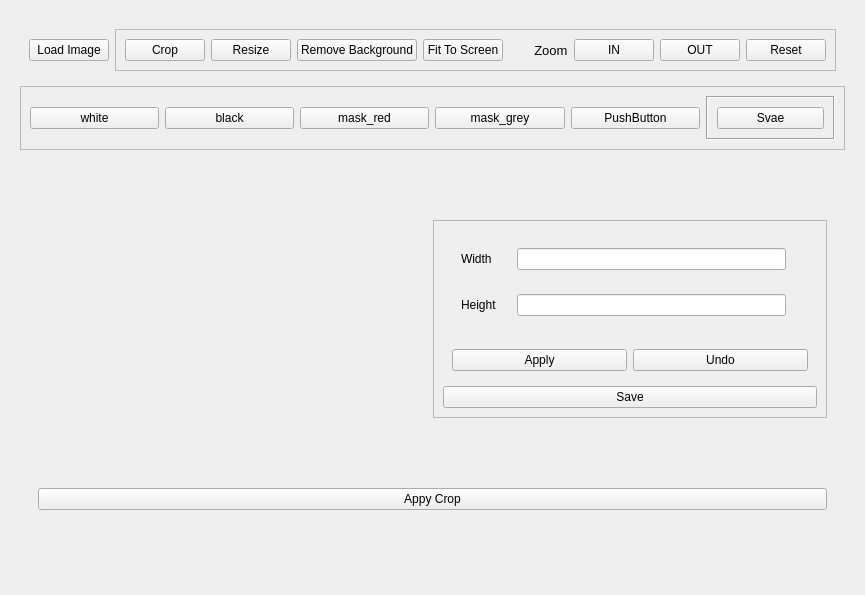
<?xml version="1.0" encoding="UTF-8"?>
<ui version="4.0">
 <class>Form</class>
 <widget class="QWidget" name="Form">
  <property name="geometry">
   <rect>
    <x>0</x>
    <y>0</y>
    <width>813</width>
    <height>595</height>
   </rect>
  </property>
  <property name="windowTitle">
   <string>Demo</string>
  </property>
  <layout class="QVBoxLayout" name="verticalLayout">
   <item>
    <widget class="QWidget" name="widget" native="true">
     <layout class="QVBoxLayout" name="verticalLayout_2">
      <item>
       <widget class="QWidget" name="option_wd" native="true">
        <property name="sizePolicy">
         <sizepolicy hsizetype="Preferred" vsizetype="Fixed">
          <horstretch>0</horstretch>
          <verstretch>0</verstretch>
         </sizepolicy>
        </property>
        <layout class="QHBoxLayout" name="horizontalLayout">
         <item>
          <widget class="QPushButton" name="load_img_pb">
           <property name="text">
            <string>Load Image</string>
           </property>
          </widget>
         </item>
         <item>
          <widget class="QFrame" name="zoom_frm_wd">
           <property name="frameShape">
            <enum>QFrame::StyledPanel</enum>
           </property>
           <property name="frameShadow">
            <enum>QFrame::Raised</enum>
           </property>
           <layout class="QHBoxLayout" name="horizontalLayout_2">
            <item>
             <widget class="QPushButton" name="crop_pb">
              <property name="text">
               <string>Crop</string>
              </property>
             </widget>
            </item>
            <item>
             <widget class="QPushButton" name="resize_pb">
              <property name="text">
               <string>Resize</string>
              </property>
             </widget>
            </item>
            <item>
             <widget class="QPushButton" name="r_bg_pb">
              <property name="text">
               <string>Remove Background</string>
              </property>
             </widget>
            </item>
            <item>
             <widget class="QPushButton" name="fit_to_screen_pb">
              <property name="text">
               <string>Fit To Screen</string>
              </property>
             </widget>
            </item>
            <item>
             <widget class="QLabel" name="label">
              <property name="font">
               <font>
                <pointsize>10</pointsize>
               </font>
              </property>
              <property name="text">
               <string>       Zoom</string>
              </property>
             </widget>
            </item>
            <item>
             <widget class="QPushButton" name="zoom_in_pb">
              <property name="text">
               <string>IN</string>
              </property>
             </widget>
            </item>
            <item>
             <widget class="QPushButton" name="zoom_out_pb">
              <property name="text">
               <string>OUT</string>
              </property>
             </widget>
            </item>
            <item>
             <widget class="QPushButton" name="reset_zoom_pb">
              <property name="text">
               <string>Reset</string>
              </property>
             </widget>
            </item>
           </layout>
          </widget>
         </item>
        </layout>
       </widget>
      </item>
      <item>
       <widget class="QFrame" name="remove_bg_wd">
        <property name="sizePolicy">
         <sizepolicy hsizetype="Preferred" vsizetype="Fixed">
          <horstretch>0</horstretch>
          <verstretch>0</verstretch>
         </sizepolicy>
        </property>
        <property name="frameShape">
         <enum>QFrame::StyledPanel</enum>
        </property>
        <property name="frameShadow">
         <enum>QFrame::Raised</enum>
        </property>
        <layout class="QHBoxLayout" name="horizontalLayout_5">
         <item>
          <widget class="QPushButton" name="white_bg_pb">
           <property name="text">
            <string>white</string>
           </property>
          </widget>
         </item>
         <item>
          <widget class="QPushButton" name="black_bg_pb">
           <property name="text">
            <string>black</string>
           </property>
          </widget>
         </item>
         <item>
          <widget class="QPushButton" name="mask_red_pb">
           <property name="text">
            <string>mask_red</string>
           </property>
          </widget>
         </item>
         <item>
          <widget class="QPushButton" name="mask_grey_pb">
           <property name="text">
            <string>mask_grey</string>
           </property>
          </widget>
         </item>
         <item>
          <widget class="QPushButton" name="pushButton_4">
           <property name="text">
            <string>PushButton</string>
           </property>
          </widget>
         </item>
         <item>
          <widget class="QFrame" name="frame">
           <property name="frameShape">
            <enum>QFrame::Box</enum>
           </property>
           <property name="frameShadow">
            <enum>QFrame::Sunken</enum>
           </property>
           <layout class="QVBoxLayout" name="verticalLayout_6">
            <item>
             <widget class="QPushButton" name="save_bg_pb">
              <property name="text">
               <string>Svae</string>
              </property>
             </widget>
            </item>
           </layout>
          </widget>
         </item>
        </layout>
       </widget>
      </item>
      <item>
       <widget class="QWidget" name="img_wd" native="true">
        <layout class="QVBoxLayout" name="verticalLayout_3">
         <item>
          <layout class="QVBoxLayout" name="img_lay"/>
         </item>
         <item>
          <widget class="QWidget" name="img_option_wd" native="true">
           <property name="sizePolicy">
            <sizepolicy hsizetype="Preferred" vsizetype="Fixed">
             <horstretch>0</horstretch>
             <verstretch>0</verstretch>
            </sizepolicy>
           </property>
           <layout class="QHBoxLayout" name="horizontalLayout_3">
            <item>
             <spacer name="horizontalSpacer">
              <property name="orientation">
               <enum>Qt::Horizontal</enum>
              </property>
              <property name="sizeHint" stdset="0">
               <size>
                <width>40</width>
                <height>20</height>
               </size>
              </property>
             </spacer>
            </item>
            <item>
             <widget class="QFrame" name="resize_wd">
              <property name="frameShape">
               <enum>QFrame::StyledPanel</enum>
              </property>
              <property name="frameShadow">
               <enum>QFrame::Raised</enum>
              </property>
              <layout class="QVBoxLayout" name="verticalLayout_4">
               <item>
                <widget class="QWidget" name="widget_6" native="true">
                 <layout class="QVBoxLayout" name="verticalLayout_5">
                  <item>
                   <widget class="QWidget" name="widget_3" native="true">
                    <layout class="QHBoxLayout" name="horizontalLayout_6">
                     <item>
                      <widget class="QLabel" name="label_2">
                       <property name="minimumSize">
                        <size>
                         <width>50</width>
                         <height>0</height>
                        </size>
                       </property>
                       <property name="text">
                        <string>Width</string>
                       </property>
                      </widget>
                     </item>
                     <item>
                      <widget class="QLineEdit" name="width_le"/>
                     </item>
                     <item>
                      <widget class="QLabel" name="og_width">
                       <property name="text">
                        <string/>
                       </property>
                      </widget>
                     </item>
                    </layout>
                   </widget>
                  </item>
                  <item>
                   <widget class="QWidget" name="widget_4" native="true">
                    <layout class="QHBoxLayout" name="horizontalLayout_7">
                     <item>
                      <widget class="QLabel" name="label_3">
                       <property name="minimumSize">
                        <size>
                         <width>50</width>
                         <height>0</height>
                        </size>
                       </property>
                       <property name="text">
                        <string>Height</string>
                       </property>
                      </widget>
                     </item>
                     <item>
                      <widget class="QLineEdit" name="hight_le"/>
                     </item>
                     <item>
                      <widget class="QLabel" name="og_hight">
                       <property name="text">
                        <string/>
                       </property>
                      </widget>
                     </item>
                    </layout>
                   </widget>
                  </item>
                 </layout>
                </widget>
               </item>
               <item>
                <widget class="QWidget" name="widget_5" native="true">
                 <layout class="QHBoxLayout" name="horizontalLayout_4">
                  <item>
                   <widget class="QPushButton" name="resize_apply_pb">
                    <property name="text">
                     <string>Apply</string>
                    </property>
                   </widget>
                  </item>
                  <item>
                   <widget class="QPushButton" name="resize_undo_pb">
                    <property name="text">
                     <string>Undo</string>
                    </property>
                   </widget>
                  </item>
                 </layout>
                </widget>
               </item>
               <item>
                <widget class="QPushButton" name="save_resize_pb">
                 <property name="text">
                  <string>Save</string>
                 </property>
                </widget>
               </item>
              </layout>
             </widget>
            </item>
           </layout>
          </widget>
         </item>
         <item>
          <widget class="QWidget" name="crop_pb_2" native="true">
           <property name="sizePolicy">
            <sizepolicy hsizetype="Preferred" vsizetype="Fixed">
             <horstretch>0</horstretch>
             <verstretch>0</verstretch>
            </sizepolicy>
           </property>
           <layout class="QHBoxLayout" name="horizontalLayout_8">
            <item>
             <widget class="QPushButton" name="apply_crop_pb">
              <property name="text">
               <string>Appy Crop</string>
              </property>
             </widget>
            </item>
           </layout>
          </widget>
         </item>
        </layout>
       </widget>
      </item>
     </layout>
    </widget>
   </item>
  </layout>
 </widget>
 <resources/>
 <connections/>
</ui>
